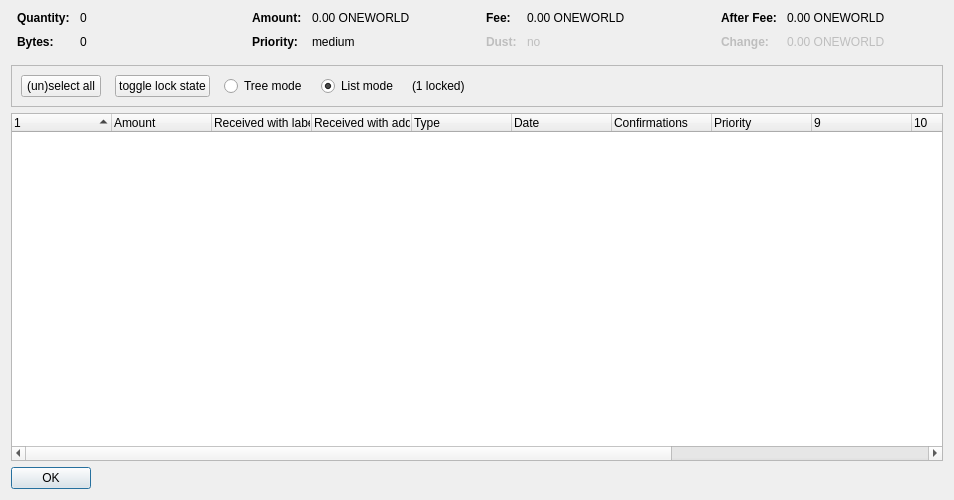
<?xml version="1.0" encoding="UTF-8"?>
<ui version="4.0">
 <class>CoinControlDialog</class>
 <widget class="QDialog" name="CoinControlDialog">
  <property name="geometry">
   <rect>
    <x>0</x>
    <y>0</y>
    <width>954</width>
    <height>500</height>
   </rect>
  </property>
  <property name="windowTitle">
   <string>Coin Selection</string>
  </property>
  <layout class="QVBoxLayout" name="verticalLayout">
   <item>
    <layout class="QHBoxLayout" name="horizontalLayoutTop" stretch="0,0,0,0">
     <property name="topMargin">
      <number>0</number>
     </property>
     <property name="bottomMargin">
      <number>10</number>
     </property>
     <item>
      <layout class="QFormLayout" name="formLayoutCoinControl1">
       <property name="horizontalSpacing">
        <number>10</number>
       </property>
       <property name="verticalSpacing">
        <number>10</number>
       </property>
       <property name="leftMargin">
        <number>6</number>
       </property>
       <property name="rightMargin">
        <number>6</number>
       </property>
       <item row="0" column="0">
        <widget class="QLabel" name="labelCoinControlQuantityText">
         <property name="font">
          <font>
           <weight>75</weight>
           <bold>true</bold>
          </font>
         </property>
         <property name="text">
          <string>Quantity:</string>
         </property>
        </widget>
       </item>
       <item row="0" column="1">
        <widget class="QLabel" name="labelCoinControlQuantity">
         <property name="cursor">
          <cursorShape>IBeamCursor</cursorShape>
         </property>
         <property name="contextMenuPolicy">
          <enum>Qt::ActionsContextMenu</enum>
         </property>
         <property name="text">
          <string notr="true">0</string>
         </property>
         <property name="textInteractionFlags">
          <set>Qt::LinksAccessibleByMouse|Qt::TextSelectableByKeyboard|Qt::TextSelectableByMouse</set>
         </property>
        </widget>
       </item>
       <item row="1" column="0">
        <widget class="QLabel" name="labelCoinControlBytesText">
         <property name="font">
          <font>
           <weight>75</weight>
           <bold>true</bold>
          </font>
         </property>
         <property name="text">
          <string>Bytes:</string>
         </property>
        </widget>
       </item>
       <item row="1" column="1">
        <widget class="QLabel" name="labelCoinControlBytes">
         <property name="cursor">
          <cursorShape>IBeamCursor</cursorShape>
         </property>
         <property name="contextMenuPolicy">
          <enum>Qt::ActionsContextMenu</enum>
         </property>
         <property name="text">
          <string notr="true">0</string>
         </property>
         <property name="textInteractionFlags">
          <set>Qt::LinksAccessibleByMouse|Qt::TextSelectableByKeyboard|Qt::TextSelectableByMouse</set>
         </property>
        </widget>
       </item>
      </layout>
     </item>
     <item>
      <layout class="QFormLayout" name="formLayoutCoinControl2">
       <property name="horizontalSpacing">
        <number>10</number>
       </property>
       <property name="verticalSpacing">
        <number>10</number>
       </property>
       <property name="leftMargin">
        <number>6</number>
       </property>
       <property name="rightMargin">
        <number>6</number>
       </property>
       <item row="0" column="0">
        <widget class="QLabel" name="labelCoinControlAmountText">
         <property name="font">
          <font>
           <weight>75</weight>
           <bold>true</bold>
          </font>
         </property>
         <property name="text">
          <string>Amount:</string>
         </property>
        </widget>
       </item>
       <item row="0" column="1">
        <widget class="QLabel" name="labelCoinControlAmount">
         <property name="cursor">
          <cursorShape>IBeamCursor</cursorShape>
         </property>
         <property name="contextMenuPolicy">
          <enum>Qt::ActionsContextMenu</enum>
         </property>
         <property name="text">
          <string notr="true">0.00 ONEWORLD</string>
         </property>
         <property name="textInteractionFlags">
          <set>Qt::LinksAccessibleByMouse|Qt::TextSelectableByKeyboard|Qt::TextSelectableByMouse</set>
         </property>
        </widget>
       </item>
       <item row="1" column="0">
        <widget class="QLabel" name="labelCoinControlPriorityText">
         <property name="font">
          <font>
           <weight>75</weight>
           <bold>true</bold>
          </font>
         </property>
         <property name="text">
          <string>Priority:</string>
         </property>
        </widget>
       </item>
       <item row="1" column="1">
        <widget class="QLabel" name="labelCoinControlPriority">
         <property name="cursor">
          <cursorShape>IBeamCursor</cursorShape>
         </property>
         <property name="contextMenuPolicy">
          <enum>Qt::ActionsContextMenu</enum>
         </property>
         <property name="text">
          <string>medium</string>
         </property>
         <property name="textInteractionFlags">
          <set>Qt::LinksAccessibleByMouse|Qt::TextSelectableByKeyboard|Qt::TextSelectableByMouse</set>
         </property>
        </widget>
       </item>
      </layout>
     </item>
     <item>
      <layout class="QFormLayout" name="formLayoutCoinControl3">
       <property name="horizontalSpacing">
        <number>10</number>
       </property>
       <property name="verticalSpacing">
        <number>10</number>
       </property>
       <property name="leftMargin">
        <number>6</number>
       </property>
       <property name="rightMargin">
        <number>6</number>
       </property>
       <item row="0" column="0">
        <widget class="QLabel" name="labelCoinControlFeeText">
         <property name="font">
          <font>
           <weight>75</weight>
           <bold>true</bold>
          </font>
         </property>
         <property name="text">
          <string>Fee:</string>
         </property>
        </widget>
       </item>
       <item row="0" column="1">
        <widget class="QLabel" name="labelCoinControlFee">
         <property name="cursor">
          <cursorShape>IBeamCursor</cursorShape>
         </property>
         <property name="contextMenuPolicy">
          <enum>Qt::ActionsContextMenu</enum>
         </property>
         <property name="text">
          <string notr="true">0.00 ONEWORLD</string>
         </property>
         <property name="textInteractionFlags">
          <set>Qt::LinksAccessibleByMouse|Qt::TextSelectableByKeyboard|Qt::TextSelectableByMouse</set>
         </property>
        </widget>
       </item>
       <item row="1" column="0">
        <widget class="QLabel" name="labelCoinControlLowOutputText">
         <property name="enabled">
          <bool>false</bool>
         </property>
         <property name="font">
          <font>
           <weight>75</weight>
           <bold>true</bold>
          </font>
         </property>
         <property name="text">
          <string>Dust:</string>
         </property>
        </widget>
       </item>
       <item row="1" column="1">
        <widget class="QLabel" name="labelCoinControlLowOutput">
         <property name="enabled">
          <bool>false</bool>
         </property>
         <property name="cursor">
          <cursorShape>IBeamCursor</cursorShape>
         </property>
         <property name="contextMenuPolicy">
          <enum>Qt::ActionsContextMenu</enum>
         </property>
         <property name="text">
          <string>no</string>
         </property>
         <property name="textInteractionFlags">
          <set>Qt::LinksAccessibleByMouse|Qt::TextSelectableByKeyboard|Qt::TextSelectableByMouse</set>
         </property>
        </widget>
       </item>
      </layout>
     </item>
     <item>
      <layout class="QFormLayout" name="formLayoutCoinControl4">
       <property name="horizontalSpacing">
        <number>10</number>
       </property>
       <property name="verticalSpacing">
        <number>10</number>
       </property>
       <property name="leftMargin">
        <number>6</number>
       </property>
       <property name="rightMargin">
        <number>6</number>
       </property>
       <item row="0" column="0">
        <widget class="QLabel" name="labelCoinControlAfterFeeText">
         <property name="font">
          <font>
           <weight>75</weight>
           <bold>true</bold>
          </font>
         </property>
         <property name="text">
          <string>After Fee:</string>
         </property>
        </widget>
       </item>
       <item row="0" column="1">
        <widget class="QLabel" name="labelCoinControlAfterFee">
         <property name="cursor">
          <cursorShape>IBeamCursor</cursorShape>
         </property>
         <property name="contextMenuPolicy">
          <enum>Qt::ActionsContextMenu</enum>
         </property>
         <property name="text">
          <string notr="true">0.00 ONEWORLD</string>
         </property>
         <property name="textInteractionFlags">
          <set>Qt::LinksAccessibleByMouse|Qt::TextSelectableByKeyboard|Qt::TextSelectableByMouse</set>
         </property>
        </widget>
       </item>
       <item row="1" column="0">
        <widget class="QLabel" name="labelCoinControlChangeText">
         <property name="enabled">
          <bool>false</bool>
         </property>
         <property name="font">
          <font>
           <weight>75</weight>
           <bold>true</bold>
          </font>
         </property>
         <property name="text">
          <string>Change:</string>
         </property>
        </widget>
       </item>
       <item row="1" column="1">
        <widget class="QLabel" name="labelCoinControlChange">
         <property name="enabled">
          <bool>false</bool>
         </property>
         <property name="cursor">
          <cursorShape>IBeamCursor</cursorShape>
         </property>
         <property name="contextMenuPolicy">
          <enum>Qt::ActionsContextMenu</enum>
         </property>
         <property name="text">
          <string notr="true">0.00 ONEWORLD</string>
         </property>
         <property name="textInteractionFlags">
          <set>Qt::LinksAccessibleByMouse|Qt::TextSelectableByKeyboard|Qt::TextSelectableByMouse</set>
         </property>
        </widget>
       </item>
      </layout>
     </item>
    </layout>
   </item>
   <item>
    <widget class="QFrame" name="frame">
     <property name="minimumSize">
      <size>
       <width>0</width>
       <height>40</height>
      </size>
     </property>
     <property name="frameShape">
      <enum>QFrame::StyledPanel</enum>
     </property>
     <property name="frameShadow">
      <enum>QFrame::Sunken</enum>
     </property>
     <layout class="QHBoxLayout" name="horizontalLayout">
      <item>
       <layout class="QHBoxLayout" name="horizontalLayoutPanel" stretch="0,0,0,0,0,0">
        <property name="spacing">
         <number>14</number>
        </property>
        <item>
         <widget class="QPushButton" name="pushButtonSelectAll">
          <property name="sizePolicy">
           <sizepolicy hsizetype="Maximum" vsizetype="Fixed">
            <horstretch>0</horstretch>
            <verstretch>0</verstretch>
           </sizepolicy>
          </property>
          <property name="text">
           <string>(un)select all</string>
          </property>
          <property name="autoDefault">
           <bool>false</bool>
          </property>
         </widget>
        </item>
        <item>
         <widget class="QPushButton" name="pushButtonToggleLock">
          <property name="sizePolicy">
           <sizepolicy hsizetype="Maximum" vsizetype="Fixed">
            <horstretch>0</horstretch>
            <verstretch>0</verstretch>
           </sizepolicy>
          </property>
          <property name="text">
           <string>toggle lock state</string>
          </property>
          <property name="autoDefault">
           <bool>false</bool>
          </property>
         </widget>
        </item>
        <item>
         <widget class="QRadioButton" name="radioTreeMode">
          <property name="sizePolicy">
           <sizepolicy hsizetype="Maximum" vsizetype="Fixed">
            <horstretch>0</horstretch>
            <verstretch>0</verstretch>
           </sizepolicy>
          </property>
          <property name="text">
           <string>Tree mode</string>
          </property>
         </widget>
        </item>
        <item>
         <widget class="QRadioButton" name="radioListMode">
          <property name="sizePolicy">
           <sizepolicy hsizetype="Maximum" vsizetype="Fixed">
            <horstretch>0</horstretch>
            <verstretch>0</verstretch>
           </sizepolicy>
          </property>
          <property name="text">
           <string>List mode</string>
          </property>
          <property name="checked">
           <bool>true</bool>
          </property>
         </widget>
        </item>
        <item>
         <widget class="QLabel" name="labelLocked">
          <property name="text">
           <string>(1 locked)</string>
          </property>
         </widget>
        </item>
        <item>
         <spacer name="horizontalSpacer">
          <property name="orientation">
           <enum>Qt::Horizontal</enum>
          </property>
          <property name="sizeHint" stdset="0">
           <size>
            <width>40</width>
            <height>20</height>
           </size>
          </property>
         </spacer>
        </item>
       </layout>
      </item>
     </layout>
    </widget>
   </item>
   <item>
    <widget class="CoinControlTreeWidget" name="treeWidget">
     <property name="contextMenuPolicy">
      <enum>Qt::CustomContextMenu</enum>
     </property>
     <property name="sortingEnabled">
      <bool>false</bool>
     </property>
     <property name="columnCount">
      <number>13</number>
     </property>
     <attribute name="headerShowSortIndicator" stdset="0">
      <bool>true</bool>
     </attribute>
     <attribute name="headerStretchLastSection">
      <bool>false</bool>
     </attribute>
     <column>
      <property name="text">
       <string/>
      </property>
     </column>
     <column>
      <property name="text">
       <string>Amount</string>
      </property>
     </column>
     <column>
      <property name="text">
       <string>Received with label</string>
      </property>
     </column>
     <column>
      <property name="text">
       <string>Received with address</string>
      </property>
     </column>
     <column>
      <property name="text">
	<string>Type</string>
      </property>
     </column>
     <column>
      <property name="text">	 
       <string>Date</string>
      </property>
     </column>
     <column>
      <property name="text">
       <string>Confirmations</string>
      </property>
      <property name="toolTip">
       <string>Confirmed</string>
      </property>
     </column>
     <column>
      <property name="text">
       <string>Priority</string>
      </property>
     </column>
     <column>
      <property name="text">
       <string/>
      </property>
     </column>
     <column>
      <property name="text">
       <string/>
      </property>
     </column>
     <column>
      <property name="text">
       <string/>
      </property>
     </column>
     <column>
      <property name="text">
       <string/>
      </property>
     </column>
     <column>
      <property name="text">
       <string/>
      </property>
     </column>
    </widget>
   </item>
   <item>
    <widget class="QDialogButtonBox" name="buttonBox">
     <property name="sizePolicy">
      <sizepolicy hsizetype="Maximum" vsizetype="Fixed">
       <horstretch>0</horstretch>
       <verstretch>0</verstretch>
      </sizepolicy>
     </property>
     <property name="orientation">
      <enum>Qt::Horizontal</enum>
     </property>
     <property name="standardButtons">
      <set>QDialogButtonBox::Ok</set>
     </property>
    </widget>
   </item>
  </layout>
 </widget>
 <customwidgets>
  <customwidget>
   <class>CoinControlTreeWidget</class>
   <extends>QTreeWidget</extends>
   <header>coincontroltreewidget.h</header>
  </customwidget>
 </customwidgets>
 <resources/>
 <connections/>
</ui>
